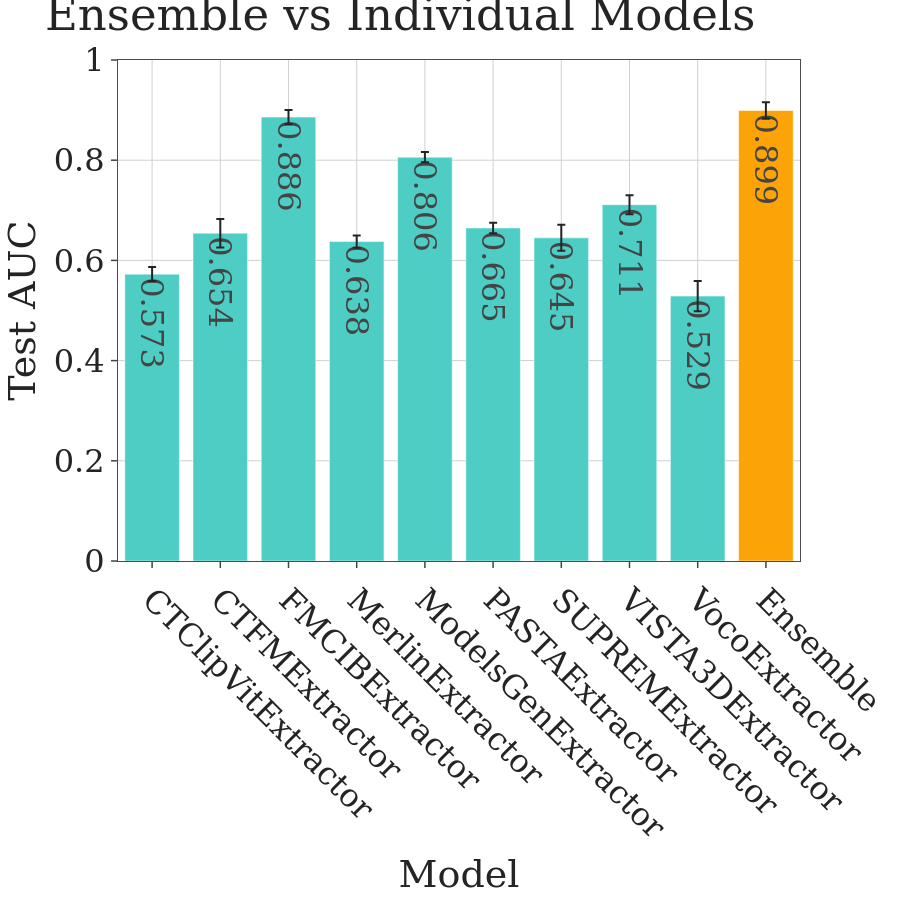

Notebook cell for this chart:
### Code cell
# Plot ensemble vs single-model performance
model_names_plot = list(test_accuracies_dict.keys())
ind_means = [test_accuracies_dict[m]['mean'] for m in model_names_plot]
ind_errors = [test_accuracies_dict[m]['ci95'][1] - test_accuracies_dict[m]['mean'] for m in model_names_plot]

ensembles = [(ensemble_mean, ensemble_ci), (stacking_mean, stacking_ci)]

final_ensemble_mean, final_ensemble_ci = max(ensembles, key=lambda x: x[0])

bar_names = model_names_plot + ["Ensemble"]
bar_means = ind_means + [final_ensemble_mean]
bar_errors = ind_errors + [final_ensemble_ci]

colors = ['#4ECDC4'] * len(model_names_plot) + ['#FCA308']

fig = go.Figure()
fig.add_trace(go.Bar(
    x=bar_names,
    y=bar_means,
    error_y=dict(type='data', array=bar_errors),
    marker_color=colors,
    text=[f"{m:.3f}" for m in bar_means],
    textposition='auto'
))

apply_r_style(fig, font_size=32)
fig.update_layout(
    title='Ensemble vs Individual Models',
    xaxis_title='Model',
    yaxis_title='Test AUC',
    height=FIG_SIZE,
    width=FIG_SIZE,
    template='simple_white',
    xaxis_tickangle=45
)
fig.update_yaxes(range=[0, 1.0])

fig.write_image(PLOTS_DIR / f"luna_ensemble_vs_individual.png")

fig.show()

best_ind_mean = max(ind_means) if ind_means else float('nan')
print(f"Ensemble uplift over best single: {ensemble_mean - best_ind_mean:+.4f}")

### Figure 1 — Plotly figure (JSON) as saved in the notebook; plotly's stock layout.template omitted (floating-point values rounded to 4 significant figures)
{"data": [{"error_y": {"array": [0.01442, 0.02846, 0.01443, 0.0123, 0.01037, 0.01042, 0.02597, 0.0189, 0.03011, 0.01641], "type": "data"}, "marker": {"color": ["#4ECDC4", "#4ECDC4", "#4ECDC4", "#4ECDC4", "#4ECDC4", "#4ECDC4", "#4ECDC4", "#4ECDC4", "#4ECDC4", "#FCA308"]}, "text": ["0.573", "0.654", "0.886", "0.638", "0.806", "0.665", "0.645", "0.711", "0.529", "0.899"], "textposition": "auto", "type": "bar", "x": ["CTClipVitExtractor", "CTFMExtractor", "FMCIBExtractor", "MerlinExtractor", "ModelsGenExtractor", "PASTAExtractor", "SUPREMExtractor", "VISTA3DExtractor", "VocoExtractor", "Ensemble"], "y": [0.5726, 0.6543, 0.886, 0.6376, 0.8061, 0.6647, 0.645, 0.7111, 0.5287, 0.8992]}], "layout": {"font": {"family": "DejaVu Serif", "size": 32}, "height": 900, "margin": {"b": 60, "l": 60, "r": 40, "t": 60}, "paper_bgcolor": "white", "plot_bgcolor": "white", "title": {"text": "Ensemble vs Individual Models"}, "width": 900, "xaxis": {"gridcolor": "#D0D0D0", "linecolor": "#4B4B4B", "mirror": true, "showgrid": true, "tickangle": 45, "ticklen": 6, "ticks": "outside", "tickwidth": 1.5, "title": {"text": "Model"}, "zeroline": false}, "yaxis": {"gridcolor": "#D0D0D0", "linecolor": "#4B4B4B", "mirror": true, "range": [0, 1], "showgrid": true, "ticklen": 6, "ticks": "outside", "tickwidth": 1.5, "title": {"text": "Test AUC"}, "zeroline": false}}}
